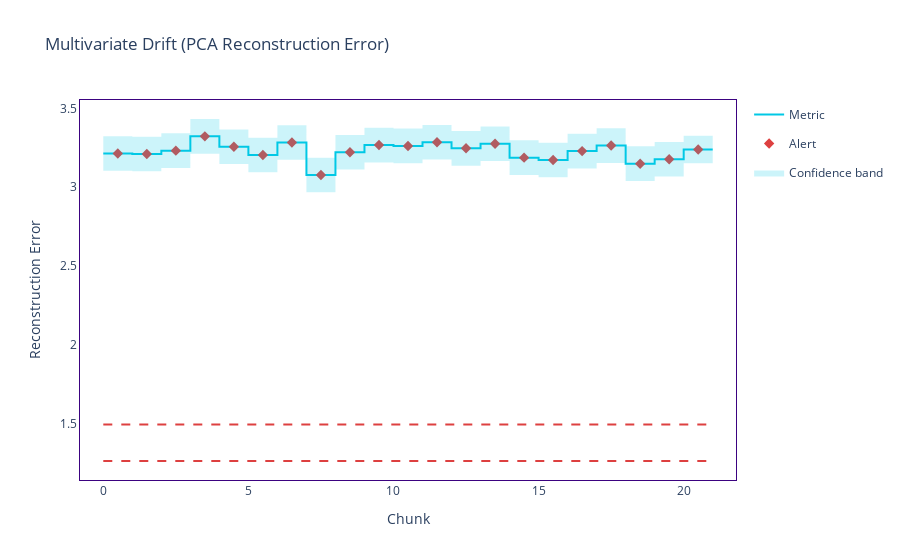

Here is the notebook cell this chart was saved with:
### Code cell
multivariate_results.filter(period="analysis").plot().show()

### Figure 1 — Plotly figure (JSON) as saved in the notebook; plotly's stock layout.template omitted (floating-point values rounded to 4 significant figures; data arrays with more than 128 entries replaced by an {"elided": "..."} marker saying what was removed)
{"data": [{"hoverinfo": "skip", "legendgroup": "metric_analysis", "line": {"color": "#00c8e5", "shape": "hv", "width": 2}, "mode": "lines", "name": "Metric", "showlegend": true, "type": "scatter", "x": [0, 1, 2, 3, 4, 5, 6, 7, 8, 9, 10, 11, 12, 13, 14, 15, 16, 17, 18, 19, 20, 21], "y": [3.214, 3.211, 3.232, 3.323, 3.257, 3.204, 3.283, 3.078, 3.222, 3.267, 3.262, 3.285, 3.247, 3.276, 3.187, 3.173, 3.229, 3.264, 3.149, 3.177, 3.239, 3.239]}, {"customdata": {"elided": "21x7 mixed values"}, "hovertemplate": "%{customdata[1]} &nbsp; &nbsp; %{customdata[2]} <br />Chunk: <b>%{customdata[3]}</b> &nbsp; &nbsp; %{customdata[4]} <br />%{customdata[0]}: <b>%{customdata[5]}</b><br />Confidence band: +/- <b>%{customdata[6]}</b><br /><extra></extra>", "legendgroup": "metric_analysis", "marker": {"color": "#00c8e5", "size": 5, "symbol": "circle"}, "mode": "markers", "name": "Metric", "showlegend": false, "type": "scatter", "x": [0.5, 1.5, 2.5, 3.5, 4.5, 5.5, 6.5, 7.5, 8.5, 9.5, 10.5, 11.5, 12.5, 13.5, 14.5, 15.5, 16.5, 17.5, 18.5, 19.5, 20.5], "y": [3.214, 3.211, 3.232, 3.323, 3.257, 3.204, 3.283, 3.078, 3.222, 3.267, 3.262, 3.285, 3.247, 3.276, 3.187, 3.173, 3.229, 3.264, 3.149, 3.177, 3.239, 3.239]}, {"hoverinfo": "skip", "legendgroup": "alert", "marker": {"color": "#DD4040", "size": 8, "symbol": "diamond"}, "mode": "markers", "name": "Alert", "showlegend": true, "type": "scatter", "x": [0.5, 1.5, 2.5, 3.5, 4.5, 5.5, 6.5, 7.5, 8.5, 9.5, 10.5, 11.5, 12.5, 13.5, 14.5, 15.5, 16.5, 17.5, 18.5, 19.5, 20.5], "y": [3.214, 3.211, 3.232, 3.323, 3.257, 3.204, 3.283, 3.078, 3.222, 3.267, 3.262, 3.285, 3.247, 3.276, 3.187, 3.173, 3.229, 3.264, 3.149, 3.177, 3.239]}, {"hoverinfo": "skip", "legendgroup": "thresh", "line": {"color": "#DD4040", "dash": "dash", "width": 2}, "mode": "lines", "name": "Threshold", "showlegend": false, "type": "scatter", "x": [0, 1, 2, 3, 4, 5, 6, 7, 8, 9, 10, 11, 12, 13, 14, 15, 16, 17, 18, 19, 20, 21], "y": [1.498, 1.498, 1.498, 1.498, 1.498, 1.498, 1.498, 1.498, 1.498, 1.498, 1.498, 1.498, 1.498, 1.498, 1.498, 1.498, 1.498, 1.498, 1.498, 1.498, 1.498, 1.498]}, {"hoverinfo": "skip", "legendgroup": "thresh", "line": {"color": "#DD4040", "dash": "dash", "width": 2}, "mode": "lines", "name": "Threshold", "showlegend": false, "type": "scatter", "x": [0, 1, 2, 3, 4, 5, 6, 7, 8, 9, 10, 11, 12, 13, 14, 15, 16, 17, 18, 19, 20, 21], "y": [1.266, 1.266, 1.266, 1.266, 1.266, 1.266, 1.266, 1.266, 1.266, 1.266, 1.266, 1.266, 1.266, 1.266, 1.266, 1.266, 1.266, 1.266, 1.266, 1.266, 1.266, 1.266]}, {"hoverinfo": "skip", "line": {"color": "rgba(0, 0, 0, 0)", "shape": "hv"}, "mode": "lines", "name": "Confidence band", "showlegend": false, "type": "scatter", "x": [0, 1, 2, 3, 4, 5, 6, 7, 8, 9, 10, 11, 12, 13, 14, 15, 16, 17, 18, 19, 20, 21], "y": [3.323, 3.32, 3.342, 3.432, 3.366, 3.314, 3.393, 3.187, 3.332, 3.377, 3.372, 3.395, 3.356, 3.386, 3.297, 3.282, 3.339, 3.374, 3.259, 3.287, 3.326, 3.326]}, {"fill": "tonexty", "fillcolor": "rgba(0, 200, 229, 0.2)", "hoverinfo": "skip", "line": {"color": "rgba(0, 0, 0, 0)", "shape": "hv"}, "mode": "lines", "name": "Confidence band", "showlegend": true, "type": "scatter", "x": [0, 1, 2, 3, 4, 5, 6, 7, 8, 9, 10, 11, 12, 13, 14, 15, 16, 17, 18, 19, 20, 21], "y": [3.104, 3.101, 3.122, 3.213, 3.147, 3.095, 3.173, 2.968, 3.112, 3.157, 3.152, 3.175, 3.137, 3.166, 3.078, 3.063, 3.119, 3.154, 3.039, 3.068, 3.152, 3.152]}], "layout": {"autosize": true, "hoverlabel": {"bgcolor": "white", "font": {"size": 14}}, "legend": {"itemclick": false, "itemdoubleclick": false, "traceorder": "grouped"}, "paper_bgcolor": "rgba(255,255,255,1)", "plot_bgcolor": "rgba(255,255,255,1)", "title": {"text": "Multivariate Drift (PCA Reconstruction Error)"}, "xaxis": {"autorange": true, "linecolor": "#3b0280", "matches": "x", "mirror": true, "range": [-0.8369, 21.84], "showgrid": false, "title": {"text": "Chunk"}, "type": "linear", "zeroline": false}, "yaxis": {"autorange": true, "linecolor": "#3b0280", "mirror": true, "range": [1.146, 3.553], "showgrid": false, "title": {"text": "Reconstruction Error"}, "type": "linear", "zeroline": false}}}
